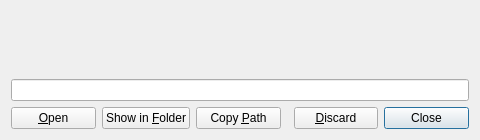
<?xml version="1.0" encoding="UTF-8"?>
<ui version="4.0">
 <class>RecordingDoneDialog</class>
 <widget class="QDialog" name="RecordingDoneDialog">
  <property name="geometry">
   <rect>
    <x>0</x>
    <y>0</y>
    <width>480</width>
    <height>140</height>
   </rect>
  </property>
  <property name="windowTitle">
   <string>Recording Saved</string>
  </property>
  <layout class="QVBoxLayout" name="mainLayout">
   <item>
    <widget class="QLabel" name="summaryLabel"/>
   </item>
   <item>
    <widget class="QLineEdit" name="pathEdit">
     <property name="readOnly">
      <bool>true</bool>
     </property>
    </widget>
   </item>
   <item>
    <layout class="QHBoxLayout" name="buttonLayout">
     <item>
      <widget class="QPushButton" name="openButton">
       <property name="text">
        <string>&amp;Open</string>
       </property>
      </widget>
     </item>
     <item>
      <widget class="QPushButton" name="folderButton">
       <property name="text">
        <string>Show in &amp;Folder</string>
       </property>
      </widget>
     </item>
     <item>
      <widget class="QPushButton" name="copyPathButton">
       <property name="text">
        <string>Copy &amp;Path</string>
       </property>
      </widget>
     </item>
     <item>
      <spacer name="buttonSpacer">
       <property name="orientation">
        <enum>Qt::Horizontal</enum>
       </property>
      </spacer>
     </item>
     <item>
      <widget class="QPushButton" name="discardButton">
       <property name="text">
        <string>&amp;Discard</string>
       </property>
       <property name="toolTip">
        <string>Move the recording to the Recycle Bin</string>
       </property>
      </widget>
     </item>
     <item>
      <widget class="QPushButton" name="closeButton">
       <property name="text">
        <string>Close</string>
       </property>
       <property name="default">
        <bool>true</bool>
       </property>
      </widget>
     </item>
    </layout>
   </item>
  </layout>
 </widget>
 <resources/>
 <connections>
  <connection>
   <sender>closeButton</sender>
   <signal>clicked()</signal>
   <receiver>RecordingDoneDialog</receiver>
   <slot>close()</slot>
  </connection>
 </connections>
</ui>
